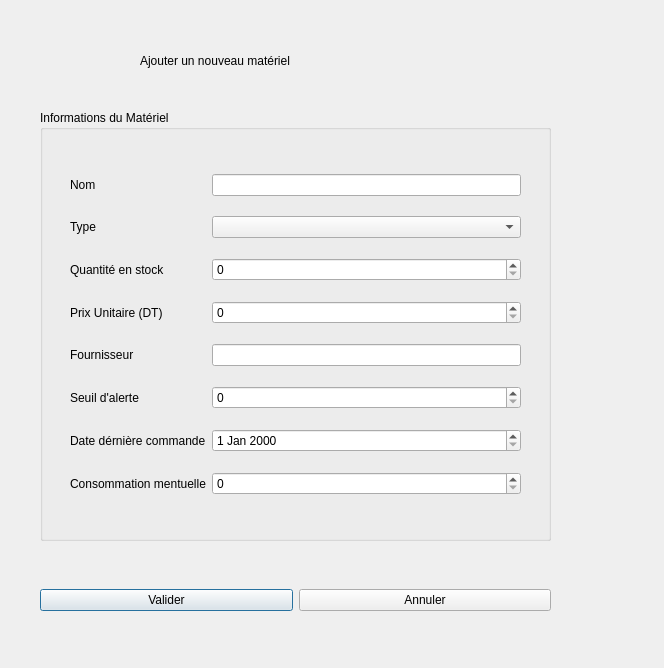
<?xml version="1.0" encoding="UTF-8"?>
<ui version="4.0">
 <class>AddMaterialDialog</class>
 <widget class="QDialog" name="AddMaterialDialog">
  <property name="geometry">
   <rect>
    <x>0</x>
    <y>0</y>
    <width>664</width>
    <height>668</height>
   </rect>
  </property>
  <property name="windowTitle">
   <string>Dialog</string>
  </property>
  <widget class="QGroupBox" name="AjouterMaterielGroupBox">
   <property name="geometry">
    <rect>
     <x>40</x>
     <y>110</y>
     <width>511</width>
     <height>431</height>
    </rect>
   </property>
   <property name="title">
    <string>Informations du Matériel</string>
   </property>
   <widget class="QWidget" name="gridLayoutWidget">
    <property name="geometry">
     <rect>
      <x>30</x>
      <y>50</y>
      <width>451</width>
      <height>351</height>
     </rect>
    </property>
    <layout class="QGridLayout" name="gridLayout">
     <item row="6" column="1">
      <widget class="QDateEdit" name="DateCommande"/>
     </item>
     <item row="5" column="1">
      <widget class="QSpinBox" name="seuilAlerte"/>
     </item>
     <item row="7" column="0">
      <widget class="QLabel" name="label_7">
       <property name="text">
        <string>Consommation mentuelle</string>
       </property>
      </widget>
     </item>
     <item row="4" column="1">
      <widget class="QLineEdit" name="NomFournisseur"/>
     </item>
     <item row="7" column="1">
      <widget class="QSpinBox" name="ConsoMentuelle"/>
     </item>
     <item row="1" column="0">
      <widget class="QLabel" name="label">
       <property name="text">
        <string>Type</string>
       </property>
      </widget>
     </item>
     <item row="4" column="0">
      <widget class="QLabel" name="label_4">
       <property name="text">
        <string>Fournisseur</string>
       </property>
      </widget>
     </item>
     <item row="6" column="0">
      <widget class="QLabel" name="label_6">
       <property name="text">
        <string>Date dérnière commande</string>
       </property>
      </widget>
     </item>
     <item row="2" column="1">
      <widget class="QSpinBox" name="QuantiteStock"/>
     </item>
     <item row="1" column="1">
      <widget class="QComboBox" name="TypeMaeriel"/>
     </item>
     <item row="0" column="0">
      <widget class="QLabel" name="label_2">
       <property name="text">
        <string>Nom</string>
       </property>
      </widget>
     </item>
     <item row="5" column="0">
      <widget class="QLabel" name="label_5">
       <property name="text">
        <string>Seuil d'alerte</string>
       </property>
      </widget>
     </item>
     <item row="2" column="0">
      <widget class="QLabel" name="label_3">
       <property name="text">
        <string>Quantité en stock</string>
       </property>
      </widget>
     </item>
     <item row="0" column="1">
      <widget class="QLineEdit" name="NomMatriel"/>
     </item>
     <item row="3" column="0">
      <widget class="QLabel" name="label_16">
       <property name="text">
        <string>Prix Unitaire (DT)</string>
       </property>
      </widget>
     </item>
     <item row="3" column="1">
      <widget class="QSpinBox" name="PrixUnitaire"/>
     </item>
    </layout>
   </widget>
  </widget>
  <widget class="QWidget" name="horizontalLayoutWidget">
   <property name="geometry">
    <rect>
     <x>40</x>
     <y>560</y>
     <width>511</width>
     <height>80</height>
    </rect>
   </property>
   <layout class="QHBoxLayout" name="horizontalLayout">
    <item>
     <widget class="QPushButton" name="AjoutMaterielB">
      <property name="text">
       <string>Valider</string>
      </property>
     </widget>
    </item>
    <item>
     <widget class="QPushButton" name="CancelB">
      <property name="text">
       <string>Annuler</string>
      </property>
     </widget>
    </item>
   </layout>
  </widget>
  <widget class="QLabel" name="label_8">
   <property name="geometry">
    <rect>
     <x>140</x>
     <y>30</y>
     <width>311</width>
     <height>61</height>
    </rect>
   </property>
   <property name="text">
    <string>Ajouter un nouveau matériel</string>
   </property>
  </widget>
 </widget>
 <resources/>
 <connections/>
</ui>
